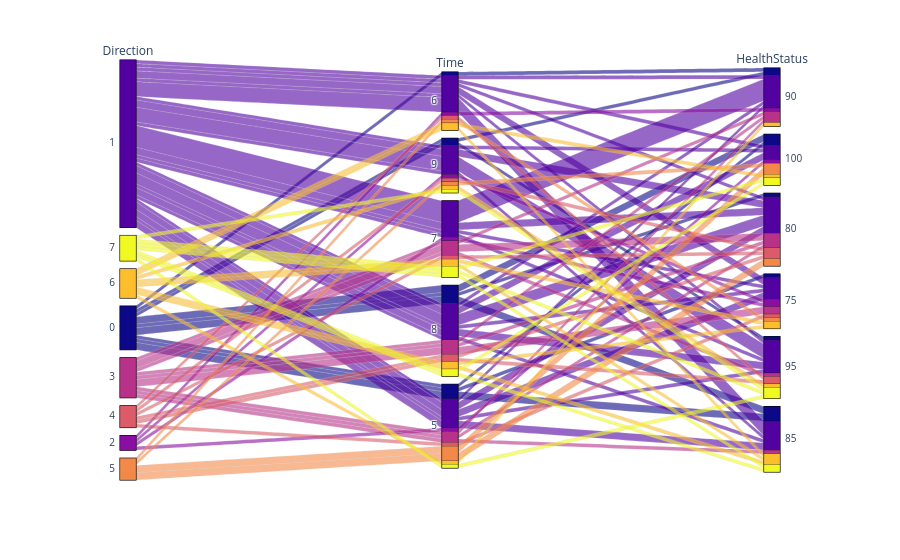

The code cell stored with this chart in its notebook:
### Code cell
import pandas as pd
import numpy as np
import plotly.express as px

#start = int(input("Enter a starting number:"))
#end = int(input("Enter an ending number:"))
#new_data4 = new_data3.iloc[start:end+1, :]

fig = px.parallel_categories(new_data2, color = "Direction")
fig.update_coloraxes(showscale=False)
fig.show()

# north - 0, south - 1, east - 2, west - 3, northwest - 4, southwest - 5, northeast - 6, southeast - 7

### Figure 1 — Plotly figure (JSON) as saved in the notebook; plotly's stock layout.template omitted (floating-point values rounded to 4 significant figures)
{"data": [{"dimensions": [{"label": "Direction", "values": [1, 1, 7, 1, 1, 1, 1, 6, 1, 0, 0, 0, 6, 1, 0, 1, 0, 0, 6, 1, 1, 1, 3, 0, 1, 1, 1, 3, 7, 3, 1, 1, 7, 1, 7, 1, 1, 1, 4, 4, 1, 2, 3, 3, 1, 3, 5, 1, 1, 1, 1, 1, 1, 1, 5, 2, 3, 1, 3, 1, 0, 5, 2, 0, 2, 5, 3, 1, 6, 4, 1, 4, 4, 5, 1, 1, 3, 6, 0, 4, 1, 1, 7, 1, 1, 3, 1, 0, 1, 6, 5, 1, 1, 0, 7, 6, 1, 7, 1, 6]}, {"label": "Time", "values": [6, 9, 7, 8, 5, 7, 8, 9, 6, 8, 8, 5, 6, 8, 8, 8, 9, 5, 5, 9, 6, 7, 7, 8, 9, 9, 9, 5, 8, 8, 6, 6, 7, 8, 9, 5, 5, 6, 8, 6, 7, 5, 8, 5, 6, 7, 6, 9, 5, 8, 7, 5, 8, 6, 5, 9, 7, 5, 5, 7, 5, 5, 7, 8, 6, 5, 8, 7, 7, 7, 6, 8, 5, 5, 6, 9, 8, 8, 6, 9, 8, 7, 8, 7, 5, 7, 8, 9, 9, 8, 9, 8, 7, 5, 5, 7, 7, 7, 5, 6]}, {"label": "HealthStatus", "values": [90, 100, 100, 80, 80, 75, 90, 95, 100, 100, 85, 75, 100, 100, 85, 100, 95, 100, 90, 95, 95, 90, 80, 100, 80, 95, 85, 90, 100, 90, 75, 85, 85, 95, 95, 80, 75, 85, 95, 95, 90, 100, 75, 80, 85, 95, 75, 80, 90, 75, 80, 75, 80, 80, 100, 75, 80, 85, 85, 90, 85, 80, 75, 80, 90, 80, 75, 80, 85, 80, 85, 80, 75, 100, 75, 95, 80, 75, 90, 80, 85, 90, 85, 95, 85, 90, 80, 90, 95, 85, 100, 95, 90, 85, 95, 75, 90, 95, 95, 85]}], "domain": {"x": [0, 1], "y": [0, 1]}, "line": {"color": [1, 1, 7, 1, 1, 1, 1, 6, 1, 0, 0, 0, 6, 1, 0, 1, 0, 0, 6, 1, 1, 1, 3, 0, 1, 1, 1, 3, 7, 3, 1, 1, 7, 1, 7, 1, 1, 1, 4, 4, 1, 2, 3, 3, 1, 3, 5, 1, 1, 1, 1, 1, 1, 1, 5, 2, 3, 1, 3, 1, 0, 5, 2, 0, 2, 5, 3, 1, 6, 4, 1, 4, 4, 5, 1, 1, 3, 6, 0, 4, 1, 1, 7, 1, 1, 3, 1, 0, 1, 6, 5, 1, 1, 0, 7, 6, 1, 7, 1, 6], "coloraxis": "coloraxis"}, "name": "", "type": "parcats"}], "layout": {"autosize": true, "coloraxis": {"colorbar": {"title": {"text": "Direction"}}, "colorscale": [[0, "#0d0887"], [0.1111, "#46039f"], [0.2222, "#7201a8"], [0.3333, "#9c179e"], [0.4444, "#bd3786"], [0.5556, "#d8576b"], [0.6667, "#ed7953"], [0.7778, "#fb9f3a"], [0.8889, "#fdca26"], [1, "#f0f921"]], "showscale": false}, "legend": {"tracegroupgap": 0}, "margin": {"t": 60}}}
